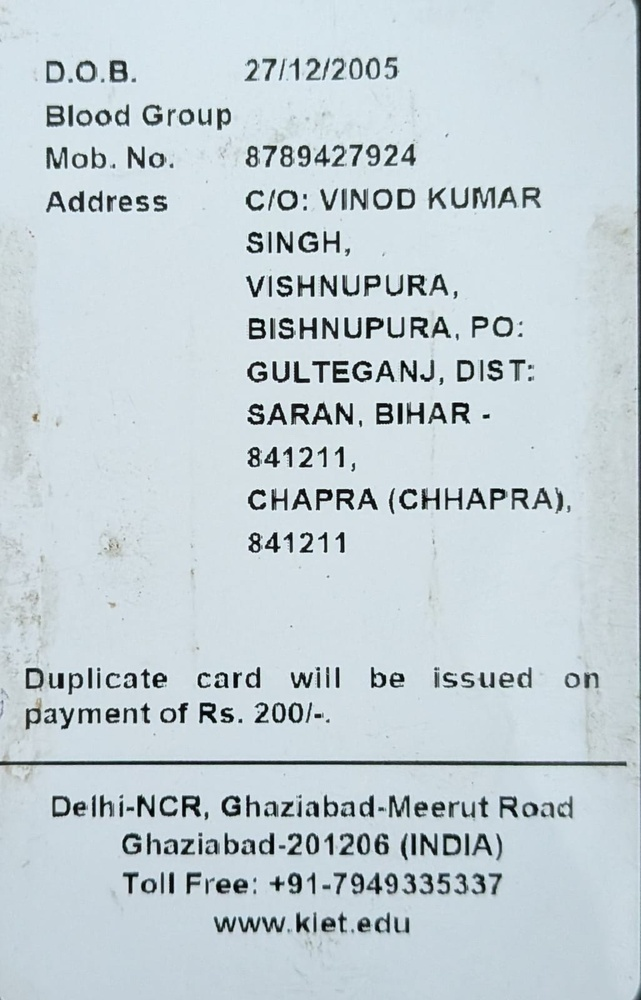
#> input picture tempering/reference/kiet_id_back.jpg, 641 x 1000 px, shrunk from 1026 x 1600 before the run
$ python -i document_crop.py   (imports and definitions only)
#> lines starting #> are read from the running program, lines starting #| are printed output that depends on the picture; after the words box and inside, x2 and y2 are one past the last pixel; in counts of white or black regions, pixels touching at a corner belong together
#> further down, picture is the input picture: shape (1000, 641, 3); mean B, G, R 214.6, 208.8, 196.6
import cv2
import numpy as np
from typing import NamedTuple, Tuple, Optional
import os
import logging

logger = logging.getLogger(__name__)


class DocumentDetection(NamedTuple):
    success: bool
    cropped_image: np.ndarray
    warped_image: np.ndarray
    polygon: Optional[np.ndarray]        # [4, 2] float32 array: TL, TR, BR, BL
    transform_matrix: Optional[np.ndarray]# [3, 3] perspective matrix
    confidence: float                    # [0.0 - 1.0] detection confidence
    status: str                          # "quad_success", "full_card_crop", "failed"


def _order_points(pts: np.ndarray) -> np.ndarray:
    """Order points in TL, TR, BR, BL order."""
    rect = np.zeros((4, 2), dtype=np.float32)
    s = pts.sum(axis=1)
    rect[0] = pts[np.argmin(s)]
    rect[2] = pts[np.argmax(s)]

    diff = np.diff(pts, axis=1)
    rect[1] = pts[np.argmin(diff)]
    rect[3] = pts[np.argmax(diff)]
    return rect


# Full-bleed detection: the frame border band is uniform card surface when the
# document was photographed edge-to-edge with no visible background.
FULL_BLEED_BORDER_STD_MAX = 45.0
FULL_BLEED_BORDER_MATCH_TOLERANCE = 45.0
FULL_BLEED_BORDER_RATIO = 0.025


def _is_full_bleed_document(gray: np.ndarray) -> bool:
    """Return True when the frame border band is uniform card surface, meaning
    the document extends beyond every frame edge (no background ring)."""
    h, w = gray.shape[:2]
    b = max(2, int(min(h, w) * FULL_BLEED_BORDER_RATIO))
    border = np.concatenate([
        gray[:b, :].ravel(), gray[-b:, :].ravel(),
        gray[:, :b].ravel(), gray[:, -b:].ravel(),
    ])
    interior = gray[h // 5: 4 * h // 5, w // 5: 4 * w // 5]

    if float(border.std()) > FULL_BLEED_BORDER_STD_MAX:
        return False
    if abs(float(border.mean()) - float(interior.mean())) > FULL_BLEED_BORDER_MATCH_TOLERANCE:
        return False
    return True


def detect_document(image: np.ndarray, save_debug: bool = False, debug_dir: str = "modules/tampering/results/debug") -> DocumentDetection:
    """
    Find the largest document/card quadrilateral or foreground document segment,
    and return perspective-corrected rectified document image.
    """
#> called with save_debug = False, debug_dir = 'modules/tampering/results/debug'
    if image is None or image.size == 0:
        raise ValueError("Invalid image input for document detection.")

    h, w = image.shape[:2]
#> h = 1000; w = 641
    img_area = float(h * w)
#> img_area = 641000

    # Grayscale & Blur
    gray = cv2.cvtColor(image, cv2.COLOR_BGR2GRAY)
    blurred = cv2.GaussianBlur(gray, (5, 5), 0)
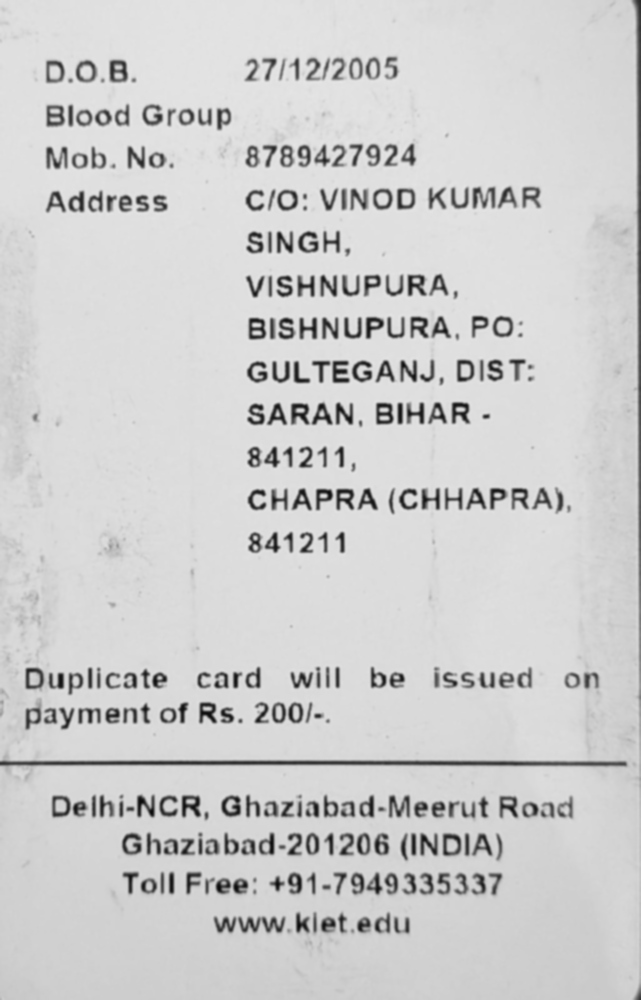
#> blurred: shape (1000, 641); min 10, max 230, mean 205.8

    # Multi-method edge detection (Canny + Otsu + Morphological Closing)
    canny = cv2.Canny(blurred, 30, 150)
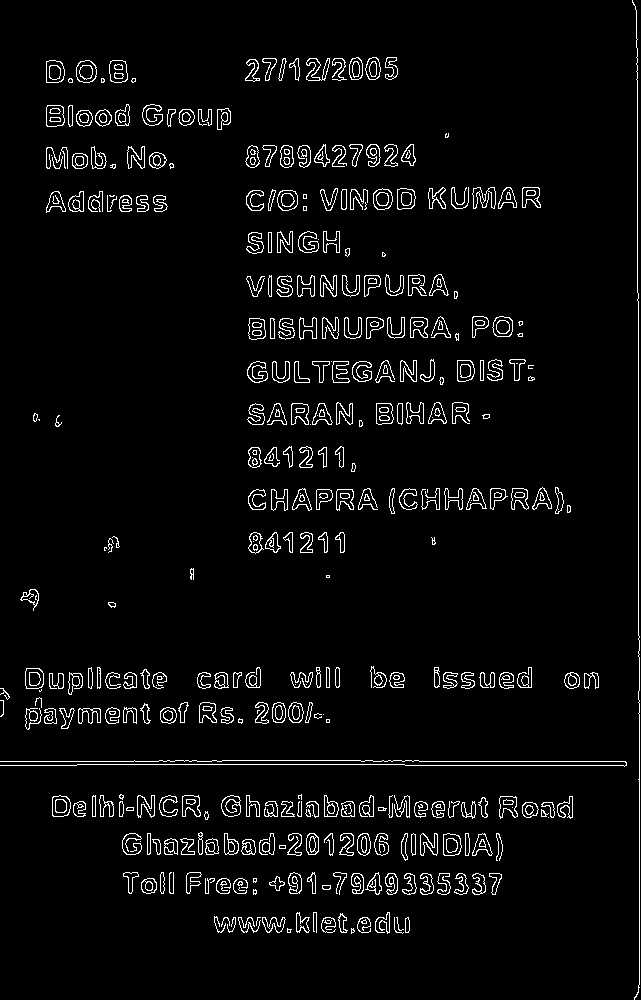
#> canny: shape (1000, 641); 4.2% white in thin lines or dots
    _, otsu = cv2.threshold(blurred, 0, 255, cv2.THRESH_BINARY_INV + cv2.THRESH_OTSU)
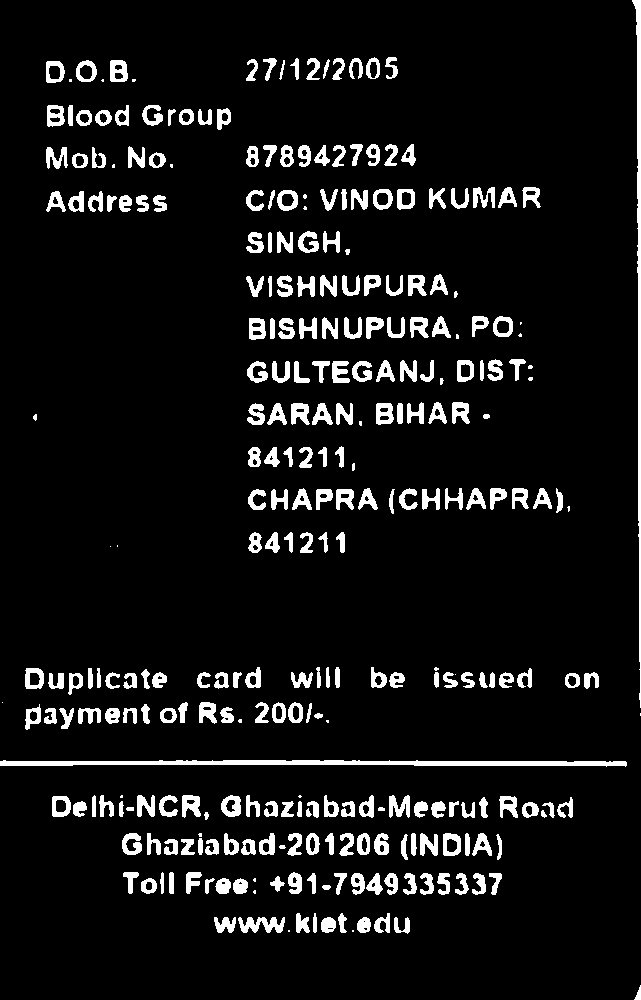
#> otsu: shape (1000, 641); 7.9% white; 303 white regions (29 under 20 px), largest, box (x1, y1, x2, y2) and area: (0, 760, 627, 767) 2925, (632, 0, 641, 708) 2180, (238, 917, 285, 933) 465
    combined_edges = cv2.bitwise_or(canny, otsu)
#> combined_edges: shape (1000, 641); 9% white; 308 white regions (17 under 20 px), largest, box (x1, y1, x2, y2) and area: (0, 760, 627, 767) 3016, (632, 0, 641, 1000) 2782, (238, 917, 286, 933) 489

    kernel = cv2.getStructuringElement(cv2.MORPH_RECT, (5, 5))
    closed = cv2.morphologyEx(combined_edges, cv2.MORPH_CLOSE, kernel)
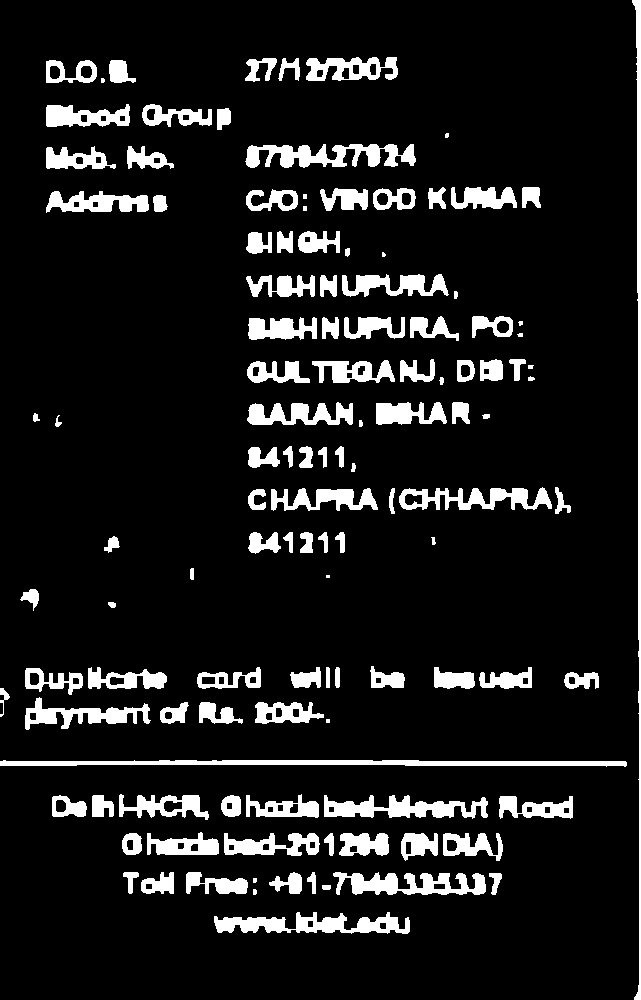
#> closed: shape (1000, 641); 10.6% white; 120 white regions (7 under 20 px)

    contours, _ = cv2.findContours(closed, cv2.RETR_EXTERNAL, cv2.CHAIN_APPROX_SIMPLE)
#> contours = 120 contours, 16 with area under 20; largest, box (x1, y1, x2, y2) and area: (0, 760, 627, 767) 2408, (214, 912, 410, 934) 2161, (245, 144, 416, 168) 2078, (632, 0, 641, 1000) 2061, (333, 872, 486, 895) 1929
    contours = sorted(contours, key=cv2.contourArea, reverse=True)

    best_poly: Optional[np.ndarray] = None
    best_area = 0.0
    best_cnt = None

    # Strategy 1: Explicit 4-point Quadrilateral Contour Approximation.
    # The document is the dominant object in frame — reject small interior
    # structures (e.g. a header bar or text block) that merely form a convex
    # quad, and reject sliver quads that cannot be a card/document shape.
    MIN_QUAD_AREA_RATIO = 0.30
    MAX_QUAD_ASPECT_RATIO = 3.5
    for cnt in contours[:10]:
        area = cv2.contourArea(cnt)
        if area < img_area * MIN_QUAD_AREA_RATIO:
            continue

        peri = cv2.arcLength(cnt, True)
        approx = cv2.approxPolyDP(cnt, 0.02 * peri, True)

        quad = None
        if len(approx) == 4 and cv2.isContourConvex(approx):
            quad = approx.reshape(4, 2).astype(np.float32)
        else:
            hull = cv2.convexHull(cnt)
            peri_h = cv2.arcLength(hull, True)
            approx_h = cv2.approxPolyDP(hull, 0.025 * peri_h, True)
            if len(approx_h) == 4 and cv2.isContourConvex(approx_h):
                quad = approx_h.reshape(4, 2).astype(np.float32)

        if quad is not None:
            ordered = _order_points(quad)
            w_top = np.linalg.norm(ordered[1] - ordered[0])
            w_bot = np.linalg.norm(ordered[2] - ordered[3])
            h_left = np.linalg.norm(ordered[3] - ordered[0])
            h_right = np.linalg.norm(ordered[2] - ordered[1])
            quad_w = max(w_top, w_bot)
            quad_h = max(h_left, h_right)
            aspect = max(quad_w / max(quad_h, 1.0), quad_h / max(quad_w, 1.0))
            if aspect > MAX_QUAD_ASPECT_RATIO:
                continue

            best_poly = quad
            best_area = area
            best_cnt = cnt
            break
#> this loop made 10 passes
#> area on passes 1 to 10: 2408.5, 2161, 2078.5, 2061, 1929, 1899, 1735.5, 1458, 1430, 1347

    # Strategy 2: Bounding Box / Full Card Crop Fallback for Cropped Scans
    status = "quad_success"
    if best_poly is None and len(contours) > 0:
        largest_cnt = contours[0]
#> largest_cnt = contour of 42 points, box (x1, y1, x2, y2) (0, 760, 627, 767), area 2408
        area = cv2.contourArea(largest_cnt)
#> area = 2408.5
        if area >= img_area * 0.70:
            # Card fills almost the entire image frame
            x, y, bw, bh = cv2.boundingRect(largest_cnt)
            best_poly = np.array([[x, y], [x + bw, y], [x + bw, y + bh], [x, y + bh]], dtype=np.float32)
            best_area = float(bw * bh)
            best_cnt = largest_cnt
            status = "full_card_crop"
        elif _is_full_bleed_document(gray):
            # Card/document surface extends to every frame edge (no background
            # ring visible) — the whole frame is the document.
#> in _is_full_bleed_document, `interior = gray[h // 5: 4 * h // 5, w // 5: 4 * w // 5]`:
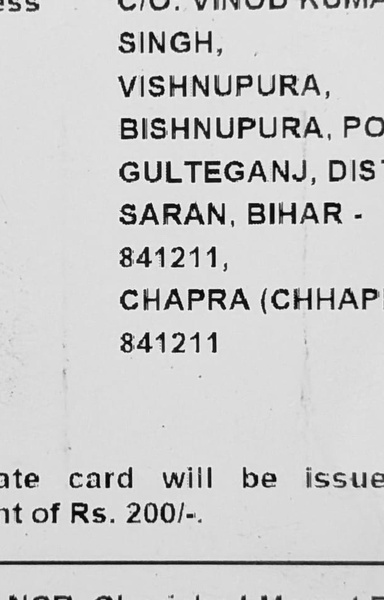
#> interior: shape (600, 384); min 1, max 252, mean 205.7
            best_poly = np.array([[0, 0], [w - 1, 0], [w - 1, h - 1], [0, h - 1]], dtype=np.float32)
#> best_poly = [[0, 0], [640, 0], [640, 999], [0, 999]]
            best_area = img_area
#> best_area = 641000
            status = "full_frame_card"
        else:
            # Full image frame fallback
            best_poly = np.array([[0, 0], [w - 1, 0], [w - 1, h - 1], [0, h - 1]], dtype=np.float32)
            best_area = img_area
            status = "full_frame_fallback"

    if best_poly is None:
        best_poly = np.array([[0, 0], [w - 1, 0], [w - 1, h - 1], [0, h - 1]], dtype=np.float32)
        best_area = img_area
        status = "failed"

    ordered_poly = _order_points(best_poly)
#> in _order_points, `s = pts.sum(axis=1)`: s = [0, 640, 1639, 999]
#> in _order_points, `diff = np.diff(pts, axis=1)`: diff = [0, -640, 359, 999]
#> ordered_poly = [[0, 0], [640, 0], [640, 999], [0, 999]]
    warped, M = perspective_correct(image, ordered_poly)

    area_ratio = min(1.0, best_area / (img_area * 0.85))
    detection_conf = float(round(min(0.98, max(0.50, 0.50 + area_ratio * 0.48)), 2))

    # Bounding crop
    x_min, y_min = np.min(ordered_poly, axis=0).astype(int)
    x_max, y_max = np.max(ordered_poly, axis=0).astype(int)
    x1, y1 = max(0, x_min), max(0, y_min)
    x2, y2 = min(w, x_max), min(h, y_max)
    cropped = image[y1:y2, x1:x2].copy()

    # Render Phase 1 Debug Artifacts if requested
    if save_debug:
        os.makedirs(debug_dir, exist_ok=True)
        # 01_original.png
        cv2.imwrite(os.path.join(debug_dir, "01_original.png"), image)
        # 02_edges.png
        cv2.imwrite(os.path.join(debug_dir, "02_edges.png"), closed)
        # 03_document_contour.png
        contour_img = image.copy()
        cv2.polylines(contour_img, [ordered_poly.astype(np.int32)], True, (0, 255, 0), 3)
        cv2.imwrite(os.path.join(debug_dir, "03_document_contour.png"), contour_img)
        # 04_document_mask.png
        mask = np.zeros((h, w), dtype=np.uint8)
        cv2.fillPoly(mask, [ordered_poly.astype(np.int32)], 255)
        cv2.imwrite(os.path.join(debug_dir, "04_document_mask.png"), mask)
        # 05_rectified_document.png
        cv2.imwrite(os.path.join(debug_dir, "05_rectified_document.png"), warped)

    return DocumentDetection(
        success=(status in ["quad_success", "full_card_crop", "full_frame_card"]),
        cropped_image=cropped,
        warped_image=warped,
        polygon=ordered_poly,
        transform_matrix=M,
        confidence=detection_conf,
        status=status,
    )


def crop_document(image: np.ndarray, polygon: np.ndarray) -> np.ndarray:
    """Crop image to bounding box of polygon."""
    x_min, y_min = np.min(polygon, axis=0).astype(int)
    x_max, y_max = np.max(polygon, axis=0).astype(int)
    h, w = image.shape[:2]
    x1, y1 = max(0, x_min), max(0, y_min)
    x2, y2 = min(w, x_max), min(h, y_max)
    return image[y1:y2, x1:x2].copy()


def perspective_correct(image: np.ndarray, polygon: np.ndarray) -> Tuple[np.ndarray, np.ndarray]:
    """Warp image to rectangular top-down view given quadrilateral polygon points."""
    ordered = _order_points(polygon.astype(np.float32))
#> ordered = [[0, 0], [640, 0], [640, 999], [0, 999]]
    tl, tr, br, bl = ordered
#> tl = [0, 0]; tr = [640, 0]; br = [640, 999]; bl = [0, 999]

    width_a = np.linalg.norm(br - bl)
#> width_a = 640
    width_b = np.linalg.norm(tr - tl)
#> width_b = 640
    max_w = max(int(width_a), int(width_b))
#> max_w = 640

    height_a = np.linalg.norm(tr - br)
#> height_a = 999
    height_b = np.linalg.norm(tl - bl)
#> height_b = 999
    max_h = max(int(height_a), int(height_b))
#> max_h = 999

    max_w = max(100, max_w)
    max_h = max(100, max_h)

    dst = np.array([
        [0, 0],
        [max_w - 1, 0],
        [max_w - 1, max_h - 1],
        [0, max_h - 1]
    ], dtype=np.float32)
#> dst = [[0, 0], [639, 0], [639, 998], [0, 998]]

    M = cv2.getPerspectiveTransform(ordered, dst)
#> M = [[0.998, 0, 0], [0, 0.999, 0], [0, 0, 1]]
    warped = cv2.warpPerspective(image, M, (max_w, max_h), flags=cv2.INTER_CUBIC)
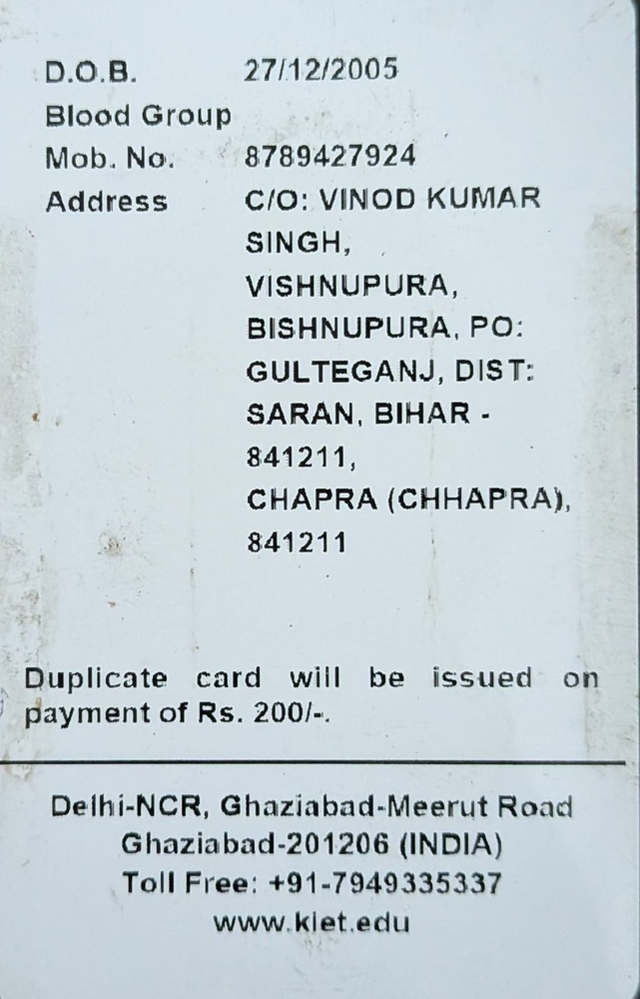
#> warped: shape (999, 640, 3); mean B, G, R 214.6, 208.8, 196.6
    return warped, M

>>> import cv2
>>> picture = cv2.imread('../reference/kiet_id_back.jpg')
>>> result = detect_document(picture)
#> in detect_document, `x_min, y_min = np.min(ordered_poly, axis=0).astype(int)`: x_min = 0
#> in detect_document, `x_max, y_max = np.max(ordered_poly, axis=0).astype(int)`: x_max = 640; y_max = 999
#> in detect_document, `x1, y1 = max(0, x_min), max(0, y_min)`: x1 = 0
#> in detect_document, `x2, y2 = min(w, x_max), min(h, y_max)`: x2 = 640; y2 = 999
#> in detect_document, `cropped = image[y1:y2, x1:x2].copy()`:
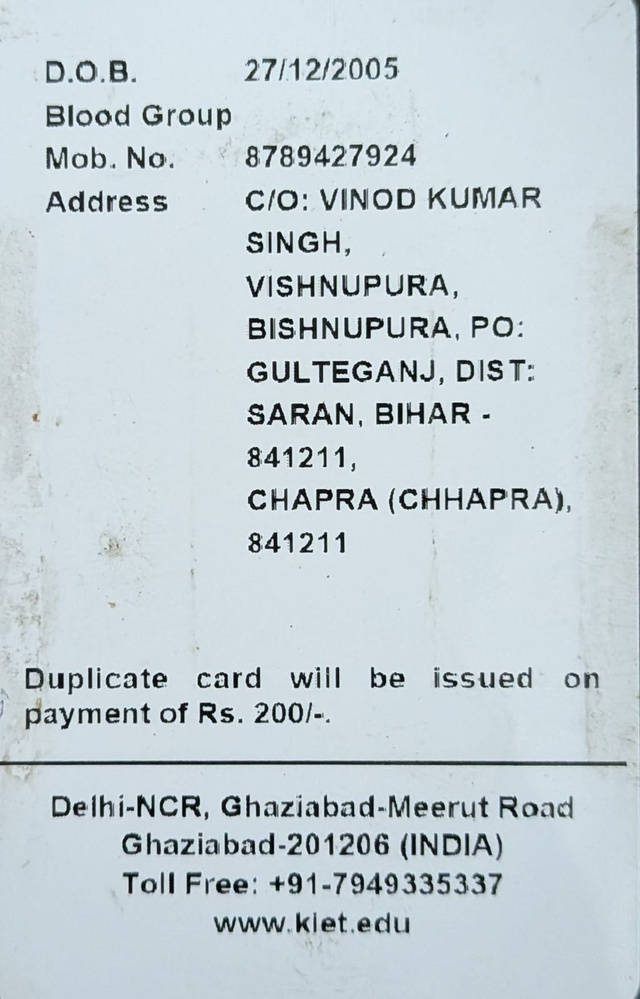
#> cropped: shape (999, 640, 3); mean B, G, R 214.8, 209, 196.8
#> result = 7 items
